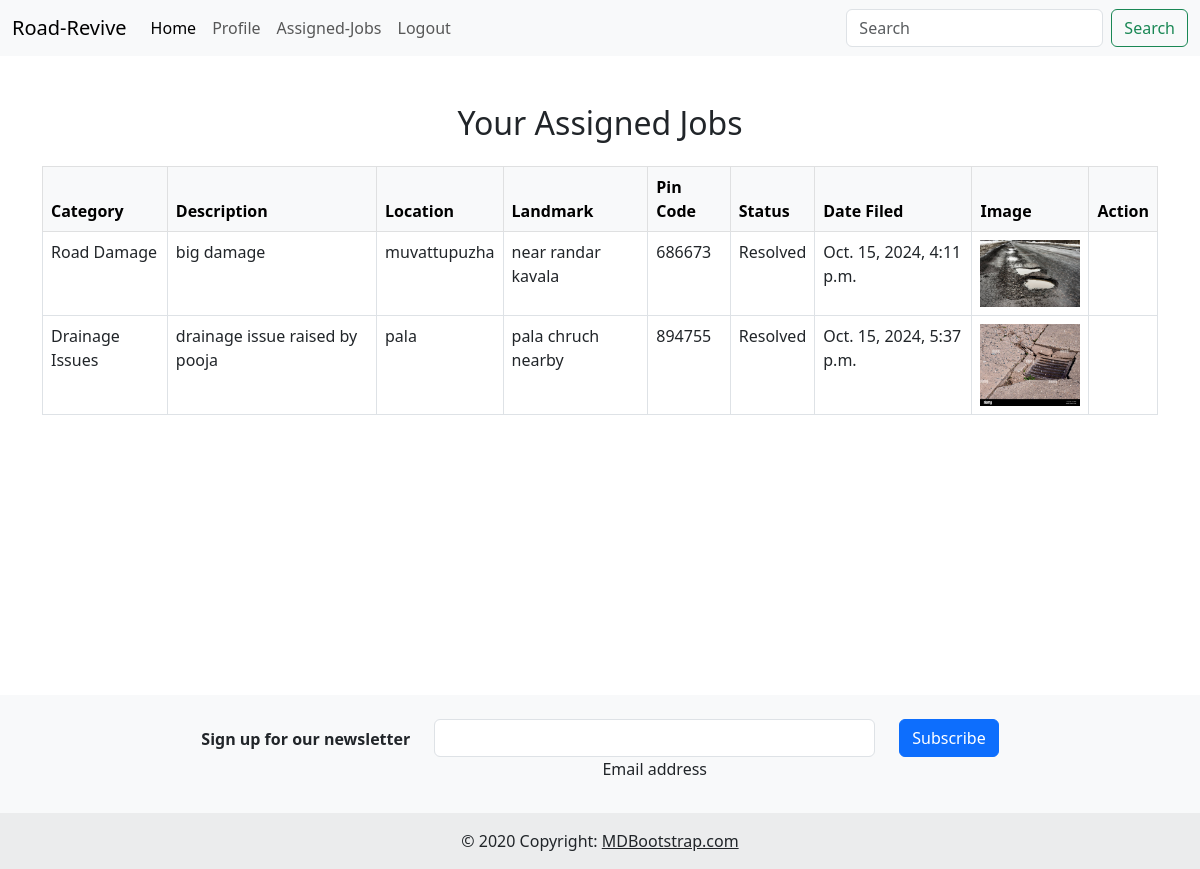
Screenshot of /Employee/assigned-jobs/ (signed in) with the database file from the repository.
### User/models.py (models this page shows)
class Complaint(models.Model):
    CATEGORY_CHOICES = [
        ('Road Damage', 'Road Damage'),
        ('Potholes', 'Potholes'),
        ('Drainage Issues', 'Drainage Issues'),
        ('Other', 'Other'),
    ]
    STATUS_CHOICES = [
        ('Pending', 'Pending'),
        ('In Progress', 'In Progress'),
        ('Work agreed', 'Work agreed'),
        ('Resolved', 'Resolved'),
        ('Rejected', 'Rejected'),
    ]
    user = models.ForeignKey('User', on_delete=models.CASCADE)
    employee = models.ForeignKey(Employee, on_delete=models.SET_NULL, null=True, blank=True)
    category = models.CharField(max_length=50, choices=CATEGORY_CHOICES)
    description = models.TextField()
    location = models.CharField(max_length=150)
    landmark = models.CharField(max_length=150)
    pin = models.CharField(max_length=8)
    image = models.ImageField(upload_to='complaints/', null=True, blank=True)
    status = models.CharField(max_length=20, choices=STATUS_CHOICES, default='Pending')
    date_filed = models.DateTimeField(auto_now_add=True)
    feedback = models.TextField(null=True, blank=True)

### Employee/views.py (the view)
# urls.py: path('assigned-jobs/', views.assigned_jobs, name='assigned_jobs'),
def assigned_jobs(request):
    if not request.session.get('Eid'):
        messages.error(request, "You need to be logged in to view your assigned jobs.")
        return redirect('Employee:Employee_home')
    employee_id = request.session['Eid']
    assigned_complaints = Complaint.objects.filter(employee_id=employee_id)
    context = {
        'assigned_complaints': assigned_complaints,
    }
    return render(request, 'Employee/assigned_jobs.html', context)

### Employee/templates/Employee/assigned_jobs.html (shortened to what this page needs)
<!DOCTYPE html>
<html lang="en">
<head>
    <link href="https://cdn.jsdelivr.net/npm/bootstrap@5.3.0-alpha1/dist/css/bootstrap.min.css" rel="stylesheet">
</head>
<body>
         <nav class="navbar navbar-expand-lg bg-body-tertiary">
            <div class="container-fluid">
              <a class="navbar-brand" href="{% url 'Employee:Employee_home'%}">Road-Revive</a>
              <div class="collapse navbar-collapse" id="navbarTogglerDemo02">
                <ul class="navbar-nav me-auto mb-2 mb-lg-0">
                  <li class="nav-item">
                    <a class="nav-link active" aria-current="page" href="{% url 'Employee:Employee_home'%}">Home</a>
                  </li>
                  <li class="nav-item">
                    <a class="nav-link" href="{% url 'Employee:employee_profile'%}">Profile</a>
                  </li>
                  <li class="nav-item">
                    <a class="nav-link" href="{% url 'Employee:assigned_jobs'%}">Assigned-Jobs</a>
                  </li>
                  <li class="nav-item">
                    <a class="nav-link " href="{% url 'User:index'%}">Logout</a>
                  </li>
                </ul>
                <form class="d-flex" role="search">
                  <input class="form-control me-2" type="search" placeholder="Search" aria-label="Search">
                  <button class="btn btn-outline-success" type="submit">Search</button>
                </form>
              </div>
            </div>
          </nav>
    <div class="container mt-5">
        <h2 class="text-center mb-4">Your Assigned Jobs</h2>
        {% if assigned_complaints %}
            <div class="table-responsive">
                <table class="table table-bordered">
                    <thead class="table-light">
                        <tr>
                            <th>Category</th>
                            <th>Description</th>
                            <th>Location</th>
                            <th>Landmark</th>
                            <th>Pin Code</th>
                            <th>Status</th>
                            <th>Date Filed</th>
                            <th>Image</th>
                            <th>Action</th>
                        </tr>
                    </thead>
                    <tbody>
                        {% for complaint in assigned_complaints %}
                            <tr>
                                <td>{{ complaint.category }}</td>
                                <td>{{ complaint.description }}</td>
                                <td>{{ complaint.location }}</td>
                                <td>{{ complaint.landmark }}</td>
                                <td>{{ complaint.pin }}</td>
                                <td>{{ complaint.get_status_display }}</td>
                                <td>{{ complaint.date_filed }}</td>
                                <td>
                                    {% if complaint.image %}
                                        <img src="{{ complaint.image.url }}" alt="Complaint Image" style="width: 100px; height: auto;">
                                    {% else %}
                                        No Image
                                    {% endif %}
                                </td>
                                <td>
                                </td>
                            </tr>
                        {% endfor %}
                    </tbody>
                </table>
            </div>
        {% else %}
            <div class="alert alert-warning" role="alert">No jobs assigned to you.</div>
        {% endif %}
    </div>
<br><br><br><br><br><br><br><br><br><br><br>
<footer class="bg-body-tertiary text-center">
    <div class="container p-4 pb-0">
      <section class="">
        <form action="">
          <div class="row d-flex justify-content-center">
            <div class="col-auto">
              <p class="pt-2">
                <strong>Sign up for our newsletter</strong>
              </p>
            </div>
            <div class="col-md-5 col-12">
              <div data-mdb-input-init class="form-outline mb-4">
                <input type="email" id="form5Example26" class="form-control" />
                <label class="form-label" for="form5Example26">Email address</label>
              </div>
            </div>
            <div class="col-auto">
              <button data-mdb-ripple-init type="submit" class="btn btn-primary mb-4">
                Subscribe
              </button>
            </div>
          </div>
        </form>
      </section>
    </div>
    <div class="text-center p-3" style="background-color: rgba(0, 0, 0, 0.05);">
      © 2020 Copyright:
      <a class="text-body" href="https://mdbootstrap.com/">MDBootstrap.com</a>
    </div>
  </footer>
</body>
</html>

### rows the page displays
Complaint: category "Road Damage", description "big damage", location "muvattupuzha", landmark "near randar kavala", pin "686673", status "Resolved", date_filed "Oct. 15, 2024, 4:11 p.m.", image (picture)
Complaint: category "Drainage Issues", description "drainage issue raised by pooja", location "pala", landmark "pala chruch nearby", pin "894755", status "Resolved", date_filed "Oct. 15, 2024, 5:37 p.m.", image (picture)
